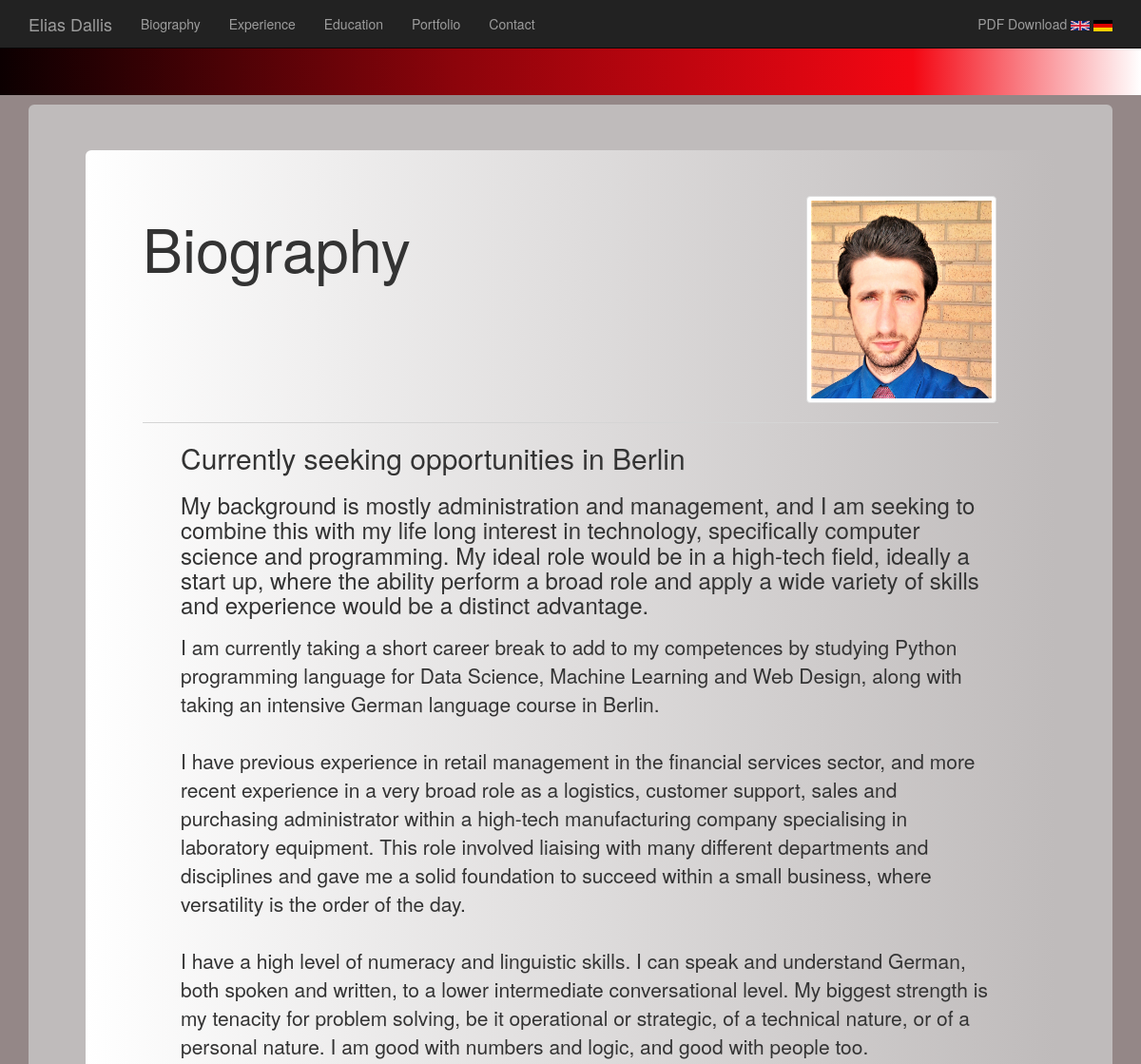
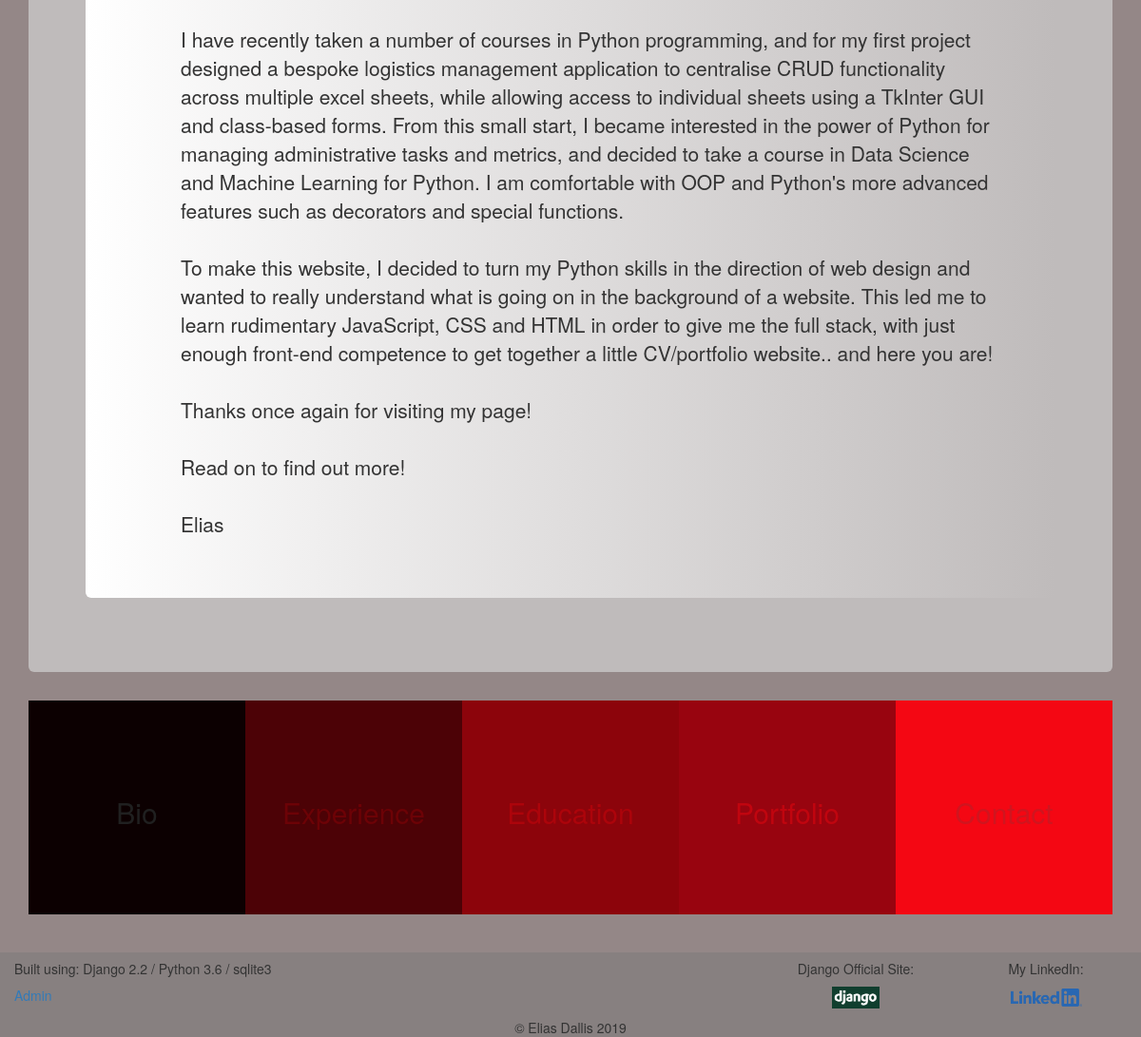
The app's page /hello/bio/ with its own data (2 pictures, top to bottom).
### helloworld/models.py (models this page shows, shortened)
class Biography(models.Model):
    bio_para1 = models.TextField()
    bio_para2 = models.TextField()
    bio_para3 = models.TextField()
    create_date = models.DateTimeField()

### helloworld/views.py (the view)
# urls.py: path('bio/', views.BioView.as_view(), name='bio'),
class BioView(ListView):
    context_object_name = 'biolist'
    model = models.Biography
    template_name = 'helloworld/bio.html'

### helloworld/templates/helloworld/bio.html (shortened to what this page needs)
{% extends "base.html" %}
{% load staticfiles %}
{% block body_block %}
<div class="jumbotron" style="background-image:linear-gradient(to right, #ffffff, #bfbbbb)!important;">
    <div class='row'>
        <div class="col-md-9" >
            <h1>Biography</h1>
        </div>
        <div class="col-md-3">
            </h2><img class="img-thumbnail" src="{% static 'frown2.jpg' %}" alt="My image" width=200>
        </div>
    </div>
    <hr class="my-4">
    <ul>
            {% for z in biolist %}
            <h2>{{z.bio_para1|safe|linebreaksbr}}</h2><div><h3>{{z.bio_para2|safe|linebreaksbr}}</h3></div><p></p>
            <p>{{z.bio_para3|safe|linebreaksbr}}<p>
            {% endfor %}
    </ul>
</div>
{% endblock%}

### static/CSS/index.css (style rules this page uses)
.jumbotron { background-color: #7c7a7a!important; }

### records on screen
Biography: bio_para1 "Currently seeking opportunities in Berlin", bio_para2 "My background is mostly administration and management, and I am seeking to combine this with my life long interest in technology, specifically computer science and programming. My ideal role would be in a high-tech field, ideally a start up, where the ability perform a broad role and apply a wide variety of skills and experience would be a distinct advantage.", bio_para3 "I am currently taking a short career break to add to my competences by studying Python programming language for Data Science, Machine Learning and Web Design, along with taking an intensive German language course in Berlin. I have previous experience in retail management in the financial services sector, and more recent experience in a very broad role as a logistics, customer support, sales and purchasing administrator within a high-tech manufacturing company specialising in laboratory equipment. This role involved liaising with many different departments and disciplines and gave me a solid foundation to succeed within a small business, where versatility is the order of the day. I have a…"
